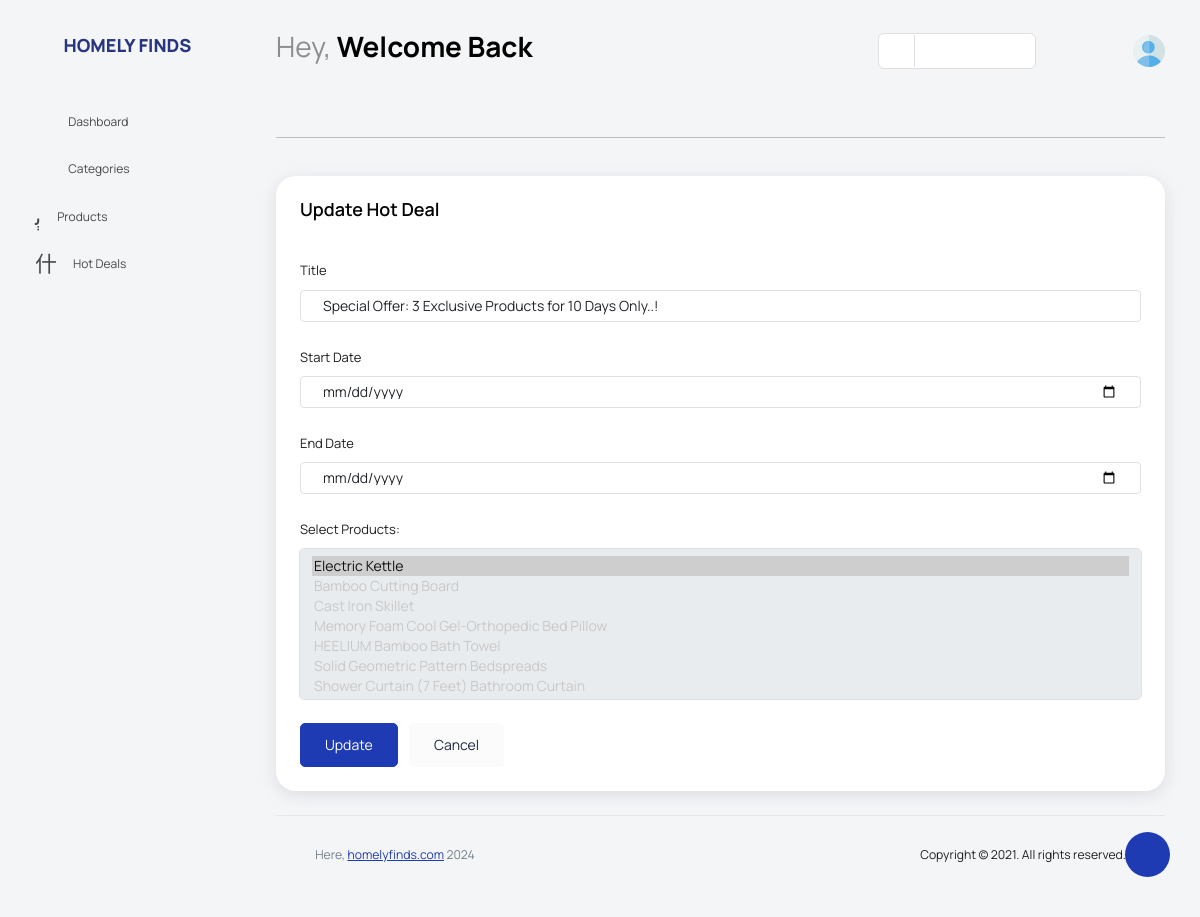
The app's page /Adminapp/edit_hotdeal/1/ with its own data.
### Adminapp/models.py (models this page shows, shortened)
class HotDealDB(models.Model):
    title = models.CharField(max_length=255)
    start_date = models.DateTimeField()
    end_date = models.DateTimeField()
    products = models.ManyToManyField(ProductDB)  # Many-to-Many relationship with Product

class ProductDB(models.Model):
    Category_Name = models.CharField(max_length=50,null=True,blank=True)
    Product_Name = models.CharField(max_length=50, null=True, blank=True)
    Brand_Name = models.CharField(max_length=50, null=True, blank=True)
    Price = models.CharField(max_length=50, null=True, blank=True)
    Weight = models.CharField(max_length=50, null=True, blank=True)
    Description = models.CharField(max_length=300, null=True, blank=True)
    Image1 = models.ImageField(upload_to="Product Images", null=True, blank=True)
    Image2 = models.ImageField(upload_to="Product Images", null=True, blank=True)
    Image3 = models.ImageField(upload_to="Product Images", null=True, blank=True)
    created_at = models.DateTimeField(auto_now_add=True)  # Add this field to track when the product is added
    STATUS_CHOICES = [
        ('available', 'Available'),
        ('coming_soon', 'Coming Soon'),
    ]
    status = models.CharField(max_length=20, choices=STATUS_CHOICES, default='available')
    is_deal_of_the_week = models.BooleanField(default=False)  # New field to mark the product as a deal

### Adminapp/views.py (the view)
# urls.py: path('edit_hotdeal/<int:deal_id>/', views.edit_hotdeal, name='edit_hotdeal'),
def edit_hotdeal(request, deal_id):
    hotdeal = get_object_or_404(HotDealDB, id=deal_id)
    products = ProductDB.objects.all()  # Fetch all available products for the form
    return render(request, "Update_Hotdeals.html", {'hotdeal': hotdeal, 'products': products})

### Adminapp/templates/Update_Hotdeals.html (shortened to what this page needs)
<!DOCTYPE html>
{% extends 'index.html' %}
{% block content %}
<html lang="en">
<head>
</head>
<body>
<div class="col-12 grid-margin stretch-card">
    <div class="card">
        <div class="card-body">
            <h4 class="card-title">Update Hot Deal</h4>
            <p class="card-description"></p><br>
            <form class="forms-sample" method="post" action="{% url 'update_hotdeal' deal_id=hotdeal.id %}" enctype="multipart/form-data">
                <div class="form-group">
                    <label for="exampleInputName1">Title</label>
                    <input type="text" class="form-control" id="exampleInputName1" placeholder="Title" name="title" value="{{ hotdeal.title }}" required>
                </div>
                <div class="form-group">
                    <label for="exampleInputName2">Start Date</label>
                    <input type="date" class="form-control" id="exampleInputName2" name="start_date" value="{{ hotdeal.start_date }}" required>
                </div>
                <div class="form-group">
                    <label for="exampleInputName3">End Date</label>
                    <input type="date" class="form-control" id="exampleInputName3" name="end_date" value="{{ hotdeal.end_date }}" required>
                </div>
                <div class="form-group">
                    <label>Select Products:</label>
                    <select class="form-control" name="products" required style="height: 150px;" multiple>
                        {% for product in products %}
                            <option value="{{ product.id }}"
                                {% if product in hotdeal.products.all %}selected{% endif %}>
                                {{ product.Product_Name }}
                            </option>
                        {% endfor %}
                    </select>
                </div>
                <button type="submit" class="btn btn-primary me-2">Update</button>
                <a href="{% url 'view_hot_deals' %}" class="btn btn-light">Cancel</a>
            </form>
        </div>
    </div>
</div>
</body>
</html>
{% endblock %}

### records on screen
HotDealDB: title "Special Offer: 3 Exclusive Products for 10 Days Only..!", products "Electric Kettle ☑ / Bamboo Cutting Board / Cast Iron Skillet / Memory Foam Cool Gel-Orthopedic Bed Pillow / HEELIUM Bamboo Bath Towel / Solid Geometric Pattern Bedspreads / Shower Curtain (7 Feet) Bathroom Curtain"
